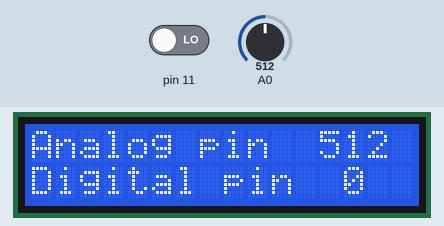
The sketch below on a simulated Arduino Uno, built with avr-gcc and run on an emulated ATmega328P. Shown: 16×2 character LCD. The test bench sets the inputs (shaded band); at power-on: A0 = 512, pin 11 LOW.

Above: at 1.6 s.
1.7 s: A0 set to 716
At 2.8 s:
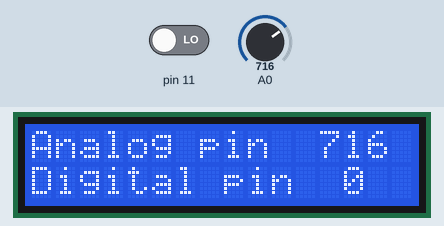
3.6 s: pin 11 driven HIGH
At 5.2 s:
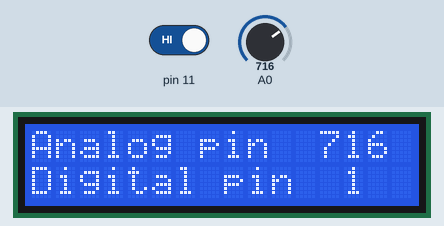
5.6 s: A0 set to 900
At 6.5 s:
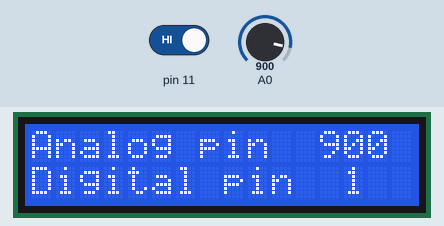
7.6 s: pin 11 driven LOW
At 8.9 s:
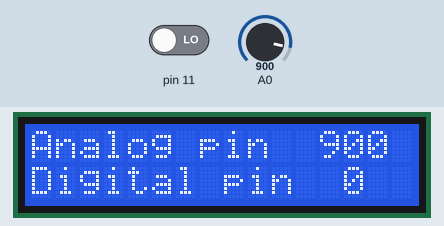
9.6 s: A0 set to 1023
At 11.3 s:
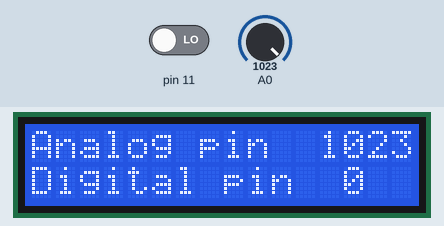
Timing chart, 0 to 12.7 s (numbered marks = the images above; inputs shaded):
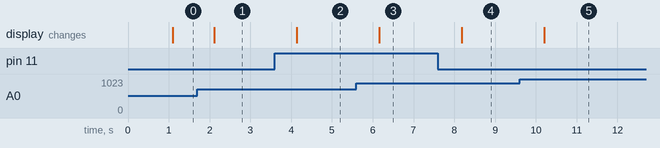

The sketch:

test_lcd_water_ground.ino
```cpp
#include <Wire.h>                      // загружаем нужные библиотеки
#include <LiquidCrystal_I2C.h>         // загружаем нужные библиотеки
LiquidCrystal_I2C lcd(0x27,16,2);      // определяем параметры дисплея (его адрес, т.к. он с технологией i2c, число символов в строке, число строк)
void setup()
{
  pinMode(11, INPUT);                  // определяем, что данные приходят на 11 пин ардуино
  lcd.init();                          // инициализация дисплея
  lcd.backlight();                     // включаем подсветку
  lcd.setCursor(0, 0);                 // устанавливаем курсор на первую строку на первый символ
  lcd.print("Analog pin");             // пишем на дисплее Аналог пин
  lcd.setCursor(0, 1);                 // переходим на вторую строку в начало
  lcd.print("Digital pin");            // пишем дигитал пин
}
void loop()
{
  delay (1000);                        // задержка ( чтобы данные успевали отображаться на дисплее)
  lcd.setCursor(12, 0);                // переходим на первую строку и на 12 символ
  lcd.print("    ");                   // обнуляем значение на 4 символа вперёд
  lcd.setCursor(13, 1);                // переходим на вторую строку и на 13 символ
  lcd.print(" ");                      // обнуляем значение на 1 символ прерёд

  lcd.setCursor(12, 0);                // переходим на первую строку и на 12 символ
  lcd.print(analogRead(0));            // записываем в этом месте аналоговое значение с датчика, который подсоединён к А0
  lcd.setCursor(13, 1);                // переходим на вторую строку и на 13 символ
  lcd.print(digitalRead(11));          // записываем в этом месте цифровое значение с датчика, который подсоединён к 11 пину.
}
```

Measured:
- after the input at 1.7 s, the display: changes after 0.41 s (image 1)
- after the input at 3.6 s, the display: changes after 0.53 s (image 2)
- after the input at 5.6 s, the display: changes after 0.56 s (image 3)
- after the input at 7.6 s, the display: changes after 0.58 s (image 4)
- after the input at 9.6 s, the display: changes after 0.61 s (image 5)
